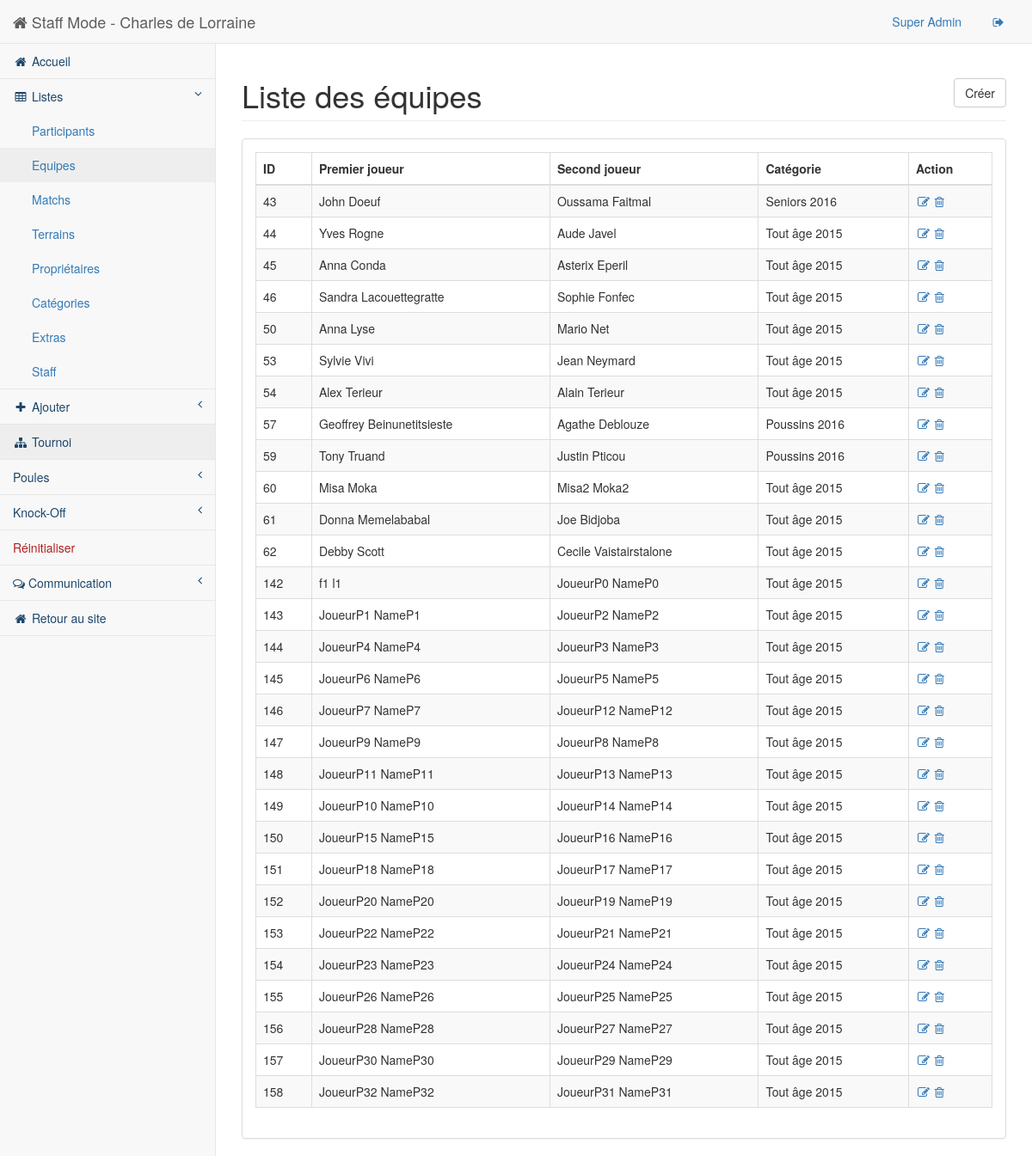
The page /staff/pages/list-team.php (signed in) on the database as committed earlier.
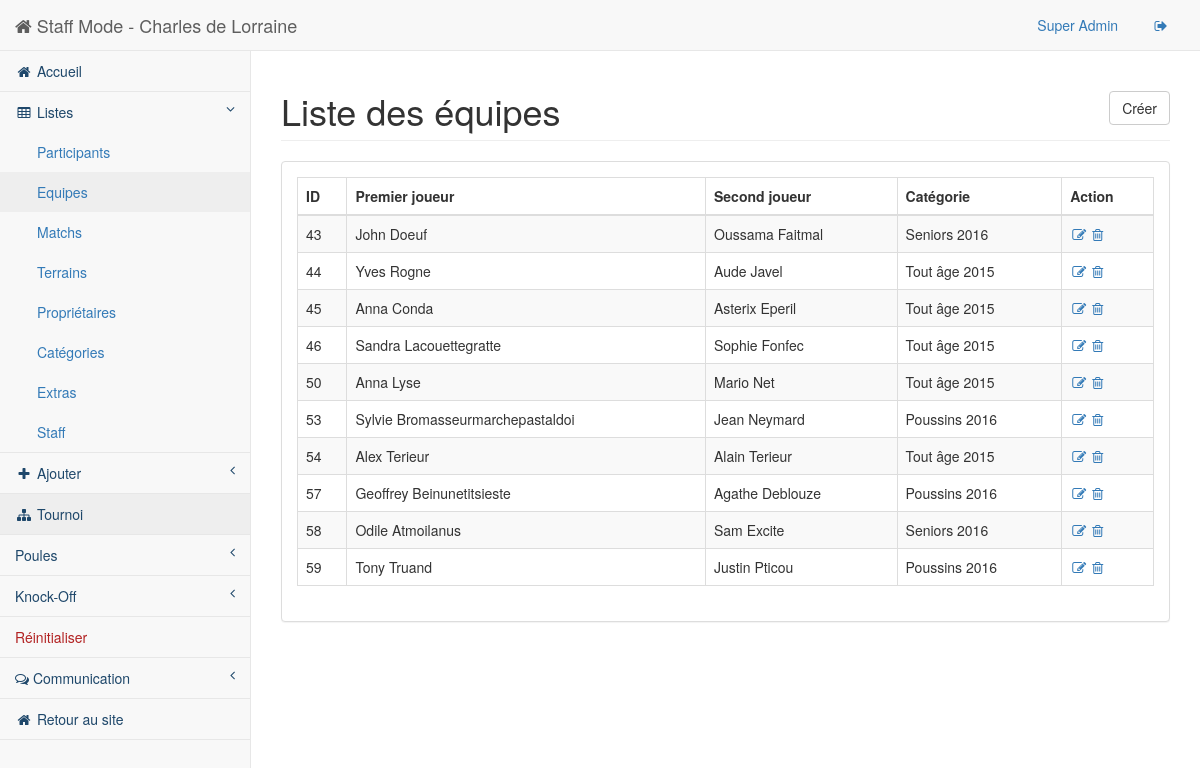
The same page on the database as committed later.
### tables this page shows
CREATE TABLE IF NOT EXISTS `Team` (
  `ID` int(255) NOT NULL AUTO_INCREMENT,
  `ID_Player1` int(255) NOT NULL,
  `ID_Player2` int(255) NOT NULL,
  `ID_Cat` int(255) NOT NULL,
  `NbWinMatch` int(255) NOT NULL,
  PRIMARY KEY (`ID`),
  KEY `ID_Player1` (`ID_Player1`),
  KEY `ID_Player2` (`ID_Player2`),
  KEY `ID_Cat` (`ID_Cat`)
);

CREATE TABLE IF NOT EXISTS `Personne` (
  `ID` int(255) NOT NULL AUTO_INCREMENT,
  `Title` int(2) NOT NULL,
  `FirstName` varchar(100) NOT NULL,
  `LastName` varchar(100) NOT NULL,
  `Ville` varchar(500) NOT NULL,
  `ZIPCode` int(10) NOT NULL,
  `Rue` varchar(100) NOT NULL,
  `Number` int(11) NOT NULL,
  `PhoneNumber` int(20) NOT NULL,
  `GSMNumber` int(20) NOT NULL,
  `BirthDate` date NOT NULL,
  `Mail` varchar(500) NOT NULL,
  `CreationDate` date NOT NULL,
  `Note` varchar(500) NOT NULL,
  `IsPlayer` tinyint(1) NOT NULL,
  `IsOwner` tinyint(1) NOT NULL,
  `IsStaff` tinyint(1) NOT NULL,
  PRIMARY KEY (`ID`)
);

### src/staff/pages/php/inc/list-team.inc (the view, shortened to what this page needs)
<?php
function dbAndPrint() {
    $db = BDconnect();
    $reponse1 = $db->query('SELECT Team.ID, FirstName as F, LastName as L, Team.ID_Player1 as id1, Team.ID_Player2 as id2, Team.ID_Cat as ID_Cat FROM Team, Personne WHERE Personne.ID = Team.ID_Player1 ');
    while ($donnes1 = $reponse1->fetch_array())
    {
      $reponse2 = $db->query('SELECT Team.ID, FirstName as F, LastName as L FROM Team, Personne WHERE Personne.ID = '.$donnes1['id2'].'');
        $reponse3 = $db->query('SELECT * FROM Categorie WHERE ID = '.$donnes1['ID_Cat'].'');
	   $donnes2 = $reponse2->fetch_array();
        $cat = $reponse3->fetch_array();
        $catFinal = $cat['Designation']." ".$cat['Year'];
        printListTeam($donnes1, $donnes2, $catFinal);
    }
}
function printListTeam($donnes1,$donnes2, $catFinal) {
    echo "<tr class=\"odd gradeX\">";
    $id = $donnes1['ID'];
    echo "<td data-toggle=\"modal\" data-target=\"#myModal\" data-url=\"./show-team.php?id=$id\">".utf8_encode($donnes1['ID'])."</td>";
    echo "<td data-toggle=\"modal\" data-target=\"#myModal\" data-url=\"./show-team.php?id=$id\">".utf8_encode($donnes1['F']). " " . utf8_encode($donnes1['L'])."</td>";
    echo "<td data-toggle=\"modal\" data-target=\"#myModal\" data-url=\"./show-team.php?id=$id\">".utf8_encode($donnes2['F']). " " . utf8_encode($donnes2['L'])."</td>";
    echo "<td data-toggle=\"modal\" data-target=\"#myModal\" data-url=\"./show-team.php?id=$id\">".utf8_encode($catFinal)."</td>";
    echo "<td><a href=\"./edit-team.php?id=".$donnes1['ID']."\"><i class=\"fa fa-edit fa-fw\"></i></a> <a href=\"./php/delete-team.php?id=".$donnes1['ID']."\" onclick=\"return confirm('Voulez-vous vraiment supprimer cette entrée ?');\"><i class=\"fa fa-trash-o\"></i></a></td>";
    echo "</tr>";
}
?>

### src/staff/pages/list-team.php (shortened to what this page needs)
<!DOCTYPE html>
<html lang="en">
<head>
    <link href="../bower_components/bootstrap/dist/css/bootstrap.min.css" rel="stylesheet">
    <link href="../bower_components/metisMenu/dist/metisMenu.min.css" rel="stylesheet">
    <link href="../bower_components/datatables-plugins/integration/bootstrap/3/dataTables.bootstrap.css" rel="stylesheet">
    <link href="../bower_components/datatables-responsive/css/dataTables.responsive.css" rel="stylesheet">
    <link href="../dist/css/sb-admin-2.css" rel="stylesheet">
    <link href="../bower_components/font-awesome/css/font-awesome.min.css" rel="stylesheet" type="text/css">
</head>
<body>
    <div id="wrapper">
        <?php
            include("./html/header.php");
        ?>
            <div id="page-wrapper">
                <div class="row">
                    <div class="col-lg-12">
                        <h1 class="page-header">Liste des équipes
                        <a class="btn btn-default btn-outline pull-right" href="./team.php"> Créer</a>
                        </h1>
                    </div>
                </div>
                <div class="row">
                    <div class="col-lg-12">
                        <div class="panel panel-default">
                            <div class="panel-body">
                                <div class="dataTable_wrapper">
                                    <table class="table table-striped table-bordered table-hover" id="dataTables-example">
                                        <thead>
                                            <tr>
                                                <th>ID</th>
                                                <th>Premier joueur</th>
                                                <th>Second joueur</th>
                                                <th>Catégorie</th>
                                                <th>Action</th>
                                            </tr>
                                        </thead>
                                        <tbody>
                                            <?php require_once("./php/inc/list-team.inc");
                                            dbAndPrint();
                                            ?>
                                        </tbody>
                                    </table>
                                </div>
                            </div>
                        </div>
                    </div>
                </div>
            </div>
    </div>
</body>
</html>

### src/staff/pages/html/header.php (shortened to what this page needs)
<nav class="navbar navbar-default navbar-static-top" role="navigation" style="margin-bottom: 0">
    <div class="navbar-header">
        <a class="navbar-brand" href="index.php"><i class="fa fa-home"></i> Staff Mode - Charles de Lorraine</a>
    </div>
    <ul class="nav navbar-top-links navbar-right">
        <li class="dropdown">
            <a class="dropdown-toggle" data-toggle="dropdown" href="#">
                <?php echo $_SESSION["NAME"]; ?>
            </a>
        </li>
        <li class="dropdown">
            <a class="dropdown-toggle" href="login.php?action=logout">
                    <i class="fa fa-sign-out fa-fw"></i>
            </a>
        </li>
    </ul>
    <div class="navbar-default sidebar" role="navigation">
        <div class="sidebar-nav navbar-collapse colorDarkBlue">
            <ul class="nav" id="side-menu">
                <li>
                    <a href="index.php"><i class="fa fa-home fa-fw"></i> Accueil</a>
                </li>
                <li>
                    <a href="#"><i class="fa fa-table fa-fw"></i> Listes<span class="fa arrow"></span></a>
                    <ul class="nav nav-second-level colorBlue">
                        <li>
                            <a href="list.php?type=player"> Participants</a>
                        </li>
                        <li>
                            <a href="list-team.php"> Equipes</a>
                        </li>
                        <li>
                            <a href="list-match.php"> Matchs</a>
                        </li>
                        <li>
                            <a href="list.php?type=court"> Terrains</a>
                        </li>
                        <li>
                            <a href="list.php?type=owner"> Propriétaires</a>
                        </li>
                        <li>
                            <a href="list.php?type=category"> Catégories</a>
                        </li>
                        <li>
                            <a href="list-extras.php"> Extras</a>
                        </li>
                        <li>
                            <a href="list.php?type=staff"> Staff</a>
                        </li>
                    </ul>
                </li>
                <li>
                    <a href="#"><i class="fa fa-plus fa-fw"></i> Ajouter<span class="fa arrow"></span></a>
                </li>
                <li>
                    <a href=""><i class="fa fa-sitemap fa-fw"></i> Tournoi</a>
                </li>
                <li>
                            <a href="#">Poules<span class="fa arrow"></span></a>
                        </li>
                        <li>
                            <a href="#">Knock-Off<span class="fa arrow"></span></a>
                        </li>
                        <li class="li-danger">
                            <a href="reset.php">Réinitialiser</a>
                        </li>
                <li>
                    <a href="#"><i class="fa fa-comments-o"></i> Communication<span class="fa arrow"></span></a>
                </li>
                <li>
                    <a href="../../index.php?action=logout"><i class="fa fa-home fa-fw"></i> Retour au site</a>
                </li>
            </ul>
        </div>
    </div>
</nav>

Rows that differ between the two databases and show on the page:
removed team: ID "60", ID_Player1.FirstName "Misa", ID_Player1.LastName "Moka", ID_Player2.FirstName "Misa2", ID_Player2.LastName "Moka2", catFinal "Tout âge 2015"
removed team: ID "61", ID_Player1.FirstName "Donna", ID_Player1.LastName "Memelababal", ID_Player2.FirstName "Joe", ID_Player2.LastName "Bidjoba", catFinal "Tout âge 2015"
removed team: ID "62", ID_Player1.FirstName "Debby", ID_Player1.LastName "Scott", ID_Player2.FirstName "Cecile", ID_Player2.LastName "Vaistairstalone", catFinal "Tout âge 2015"
removed team: ID "142", ID_Player1.FirstName "f1", ID_Player1.LastName "l1", ID_Player2.FirstName "JoueurP0", ID_Player2.LastName "NameP0", catFinal "Tout âge 2015"
removed team: ID "143", ID_Player1.FirstName "JoueurP1", ID_Player1.LastName "NameP1", ID_Player2.FirstName "JoueurP2", ID_Player2.LastName "NameP2", catFinal "Tout âge 2015"
removed team: ID "144", ID_Player1.FirstName "JoueurP4", ID_Player1.LastName "NameP4", ID_Player2.FirstName "JoueurP3", ID_Player2.LastName "NameP3", catFinal "Tout âge 2015"
removed team: ID "145", ID_Player1.FirstName "JoueurP6", ID_Player1.LastName "NameP6", ID_Player2.FirstName "JoueurP5", ID_Player2.LastName "NameP5", catFinal "Tout âge 2015"
removed team: ID "146", ID_Player1.FirstName "JoueurP7", ID_Player1.LastName "NameP7", ID_Player2.FirstName "JoueurP12", ID_Player2.LastName "NameP12", catFinal "Tout âge 2015"
removed team: ID "147", ID_Player1.FirstName "JoueurP9", ID_Player1.LastName "NameP9", ID_Player2.FirstName "JoueurP8", ID_Player2.LastName "NameP8", catFinal "Tout âge 2015"
removed team: ID "148", ID_Player1.FirstName "JoueurP11", ID_Player1.LastName "NameP11", ID_Player2.FirstName "JoueurP13", ID_Player2.LastName "NameP13", catFinal "Tout âge 2015"
removed team: ID "149", ID_Player1.FirstName "JoueurP10", ID_Player1.LastName "NameP10", ID_Player2.FirstName "JoueurP14", ID_Player2.LastName "NameP14", catFinal "Tout âge 2015"
removed team: ID "150", ID_Player1.FirstName "JoueurP15", ID_Player1.LastName "NameP15", ID_Player2.FirstName "JoueurP16", ID_Player2.LastName "NameP16", catFinal "Tout âge 2015"
removed team: ID "151", ID_Player1.FirstName "JoueurP18", ID_Player1.LastName "NameP18", ID_Player2.FirstName "JoueurP17", ID_Player2.LastName "NameP17", catFinal "Tout âge 2015"
removed team: ID "152", ID_Player1.FirstName "JoueurP20", ID_Player1.LastName "NameP20", ID_Player2.FirstName "JoueurP19", ID_Player2.LastName "NameP19", catFinal "Tout âge 2015"
removed team: ID "153", ID_Player1.FirstName "JoueurP22", ID_Player1.LastName "NameP22", ID_Player2.FirstName "JoueurP21", ID_Player2.LastName "NameP21", catFinal "Tout âge 2015"
removed team: ID "154", ID_Player1.FirstName "JoueurP23", ID_Player1.LastName "NameP23", ID_Player2.FirstName "JoueurP24", ID_Player2.LastName "NameP24", catFinal "Tout âge 2015"
removed team: ID "155", ID_Player1.FirstName "JoueurP26", ID_Player1.LastName "NameP26", ID_Player2.FirstName "JoueurP25", ID_Player2.LastName "NameP25", catFinal "Tout âge 2015"
removed team: ID "156", ID_Player1.FirstName "JoueurP28", ID_Player1.LastName "NameP28", ID_Player2.FirstName "JoueurP27", ID_Player2.LastName "NameP27", catFinal "Tout âge 2015"
removed team: ID "157", ID_Player1.FirstName "JoueurP30", ID_Player1.LastName "NameP30", ID_Player2.FirstName "JoueurP29", ID_Player2.LastName "NameP29", catFinal "Tout âge 2015"
removed team: ID "158", ID_Player1.FirstName "JoueurP32", ID_Player1.LastName "NameP32", ID_Player2.FirstName "JoueurP31", ID_Player2.LastName "NameP31", catFinal "Tout âge 2015"
changed team "Sylvie": ID_Player1.LastName "Vivi" → "Bromasseurmarchepastaldoi"; catFinal "Tout âge 2015" → "Poussins 2016"
added team: ID "58", ID_Player1.FirstName "Odile", ID_Player1.LastName "Atmoilanus", ID_Player2.FirstName "Sam", ID_Player2.LastName "Excite", catFinal "Seniors 2016"
